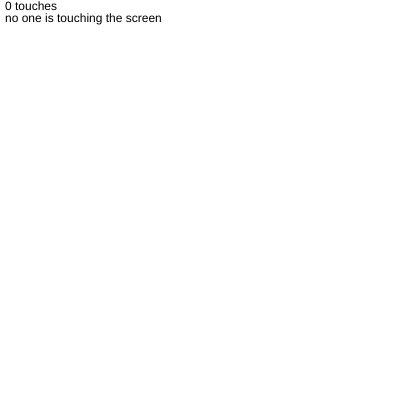
Frame 1 (no input)
Frame 60 (no input): identical to frame 1, image omitted
Frame 120 (the mouse pressed at the canvas centre since frame 60): identical to frame 1, image omitted

The p5.js sketch that drew this single still picture (run headless with seeded random() and noise() and a simulated clock; from frame 60 on, the mouse is pressed at the canvas centre):

// p5.js sketch
// ── sketch.js
let numberOfTouches ;

function setup() {
  createCanvas(400, 400);
  imageMode(CENTER);
}

function draw() {
  clear();
  numberOfTouches = touches.length;
  text(numberOfTouches + ' touches', 5, 10);
  
  switch(numberOfTouches) {
    case 0: 
      text("no one is touching the screen", 5, 22) ; 
      break ;
      
      case 1:  
      image("aset/1.jpg", width/2, height/2);
      text("first shark", 5, 22) ;
      break ;
      
      case 2:
        image("aset/2.jpg", width/2, height/2);
      text("another RAWR", 5, 22) ; 
            // put a picture here
      break ;
      
      case 3:
        image("aset/3.jpg", width/2, height/2);
     text("Last one", 5, 22) ; 
            // put a picture here
      break ;
    
      
  }
  
}
